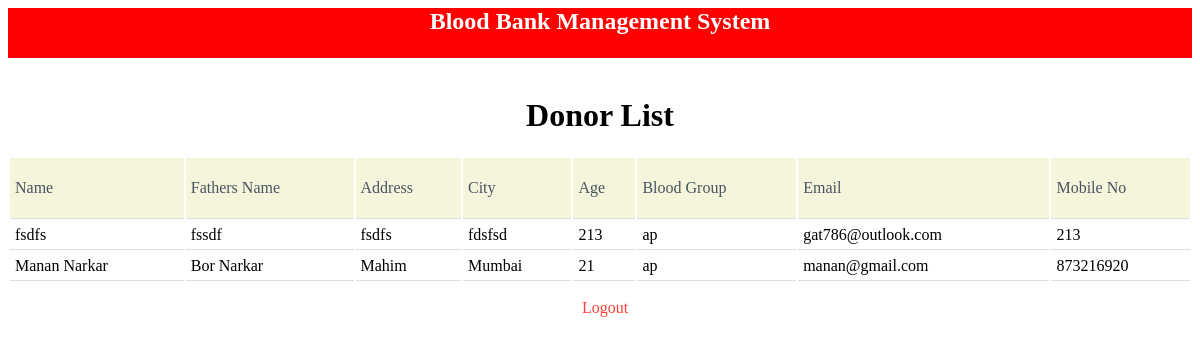
/donor-list.php (signed in), run on an earlier commit of the app's database.
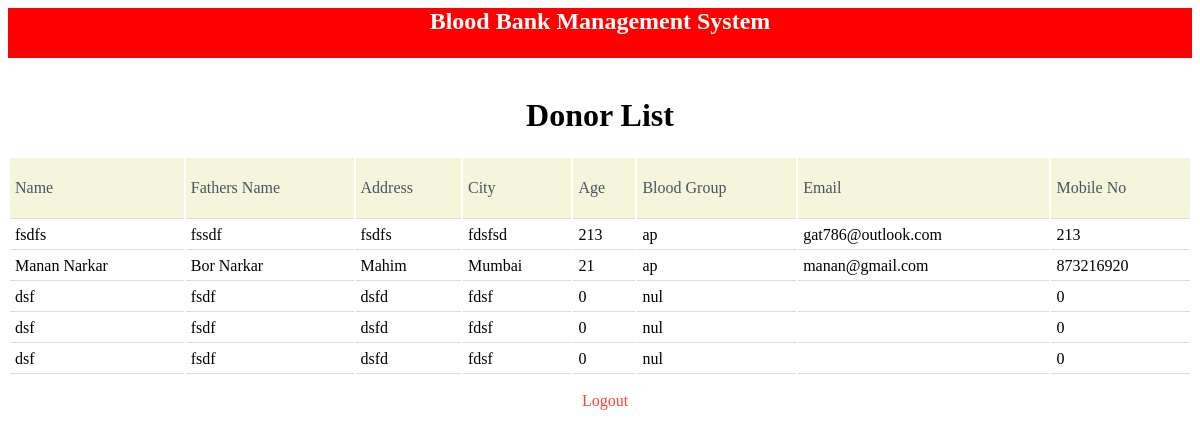
And on a later commit of the database.
### tables this page shows
CREATE TABLE `donor_registeration` (
  `id` int(11) NOT NULL,
  `name` varchar(25) DEFAULT NULL,
  `fname` varchar(25) DEFAULT NULL,
  `address` varchar(250) DEFAULT NULL,
  `city` varchar(25) DEFAULT NULL,
  `mobile` int(10) DEFAULT NULL,
  `age` int(3) DEFAULT NULL,
  `email` varchar(25) DEFAULT NULL,
  `bgroup` varchar(3) NOT NULL
);

### donor-list.php (the view, shortened to what this page needs)
<!DOCTYPE html>
<?php include("conn.php");
?>
<html>
<head>
    <link rel="stylesheet" type="text/css" media="screen" href="css/main.css">
</head>
<body>
    <div id="full">
        <div id="inner-full">
            <div class="" id="header">
            <a href="admin-home.php"><h2 class="text">Blood Bank Management System</h2></a>
            </div>
            <div class="" id="body">
                <br>
                <h1>Donor List </h1>
                    <div name="donor-list">
                    <table>
                        <tr class="heading-row">
                            <td><p class="table_heading">Name</td>
                            <td><p class="table_heading">Fathers Name</td>
                            <td><p class="table_heading">Address</td>
                            <td><p class="table_heading">City</td>
                            <td><p class="table_heading">Age</td>
                            <td><p class="table_heading">Blood Group</td>
                            <td><p class="table_heading">Email</td>
                            <td><p class="table_heading">Mobile No</td>
                        </tr>
                        <?php
                            $sql = "SELECT * FROM donor_registeration;";
                            $query = $pdo->prepare($sql);
                            $query->execute();
                            $donors=$query->fetchAll();
                            foreach($donors as $donor){
                                echo
                                "<tr>".
                                "<td>".$donor['name']."</td>".
                                "<td>".$donor['fname']."</td>".
                                "<td>".$donor['address']."</td>".
                                "<td>".$donor['city']."</td>".
                                "<td>".$donor['age']."</td>".
                                "<td>".$donor['bgroup']."</td>".
                                "<td>".$donor['email']."</td>".
                                "<td>".$donor['mobile']."</td>".
                                "</tr>";
                            }
                        ?>
                    </table>
                    </div>
            </div>
            <div class="" id="footer">
                    <p><a href="logout.php">Logout</a></p>
            </div>
        </div>
    </div>
</body>
</html>

### css/main.css (style rules this page uses)
#full { widows: 100%; height: auto; }
h1 { text-align: center; }
#inner-full { width: 100%; }
.table_heading { color: #485460; font: outline; }
th, td { border-bottom: 1px solid #ddd; }
.heading-row { background-color: beige; }
#footer { padding-left: 10px; color: #ff3f34; text-align: center; }
p a { color: #ff3f34; }
.text { color: white; size: 20px; text-align: center; margin: auto; }
#header { width: 100%; height: 50px; background-color: red; color: black; }
#body { width: 100%; }
a { text-decoration: none; color: white; }
table { width: 100%; }
td { padding: 5px; }

What changed in the data, as far as the page shows it:
added donor_registeration: name "dsf", fname "fsdf", address "dsfd", city "fdsf", age "0", bgroup "nul", mobile "0"
added donor_registeration: name "dsf", fname "fsdf", address "dsfd", city "fdsf", age "0", bgroup "nul", mobile "0"
added donor_registeration: name "dsf", fname "fsdf", address "dsfd", city "fdsf", age "0", bgroup "nul", mobile "0"
